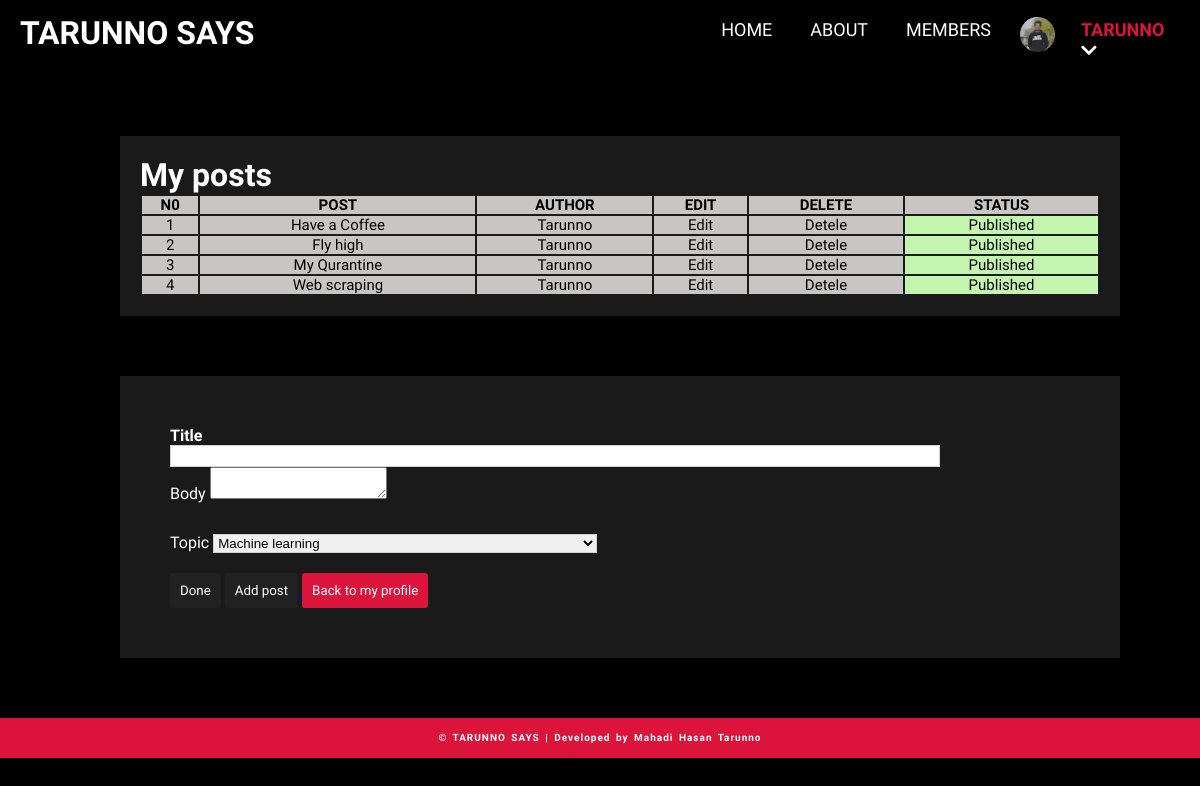
Screenshot of /profile_edit.php (signed in) with the database file from the repository.
### tables this page shows
CREATE TABLE `posts` (
  `id` int(11) NOT NULL,
  `user_id` int(11) NOT NULL,
  `title` varchar(40) NOT NULL,
  `image` varchar(256) NOT NULL,
  `body` text NOT NULL,
  `published` tinyint(4) NOT NULL,
  `created_at` datetime NOT NULL DEFAULT current_timestamp(),
  `topics` varchar(256) NOT NULL,
  `trending` tinyint(11) NOT NULL,
  `sum_rating` bigint(11) NOT NULL,
  `rated_users` bigint(11) NOT NULL
);

CREATE TABLE `users` (
  `id` int(11) NOT NULL,
  `admin` tinyint(4) NOT NULL,
  `username` varchar(256) NOT NULL,
  `email` varchar(256) NOT NULL,
  `password` varchar(256) NOT NULL,
  `users_create_time` timestamp NOT NULL DEFAULT current_timestamp(),
  `profile_img_status` varchar(256) NOT NULL
);

### includes/db.inc.php (called while the page is built, shortened)
<?php
	require 'connect.inc.php';
	function stmt_excute($sql, $data){
		global $con;
		$stmt = mysqli_stmt_init($con);
		if(!mysqli_stmt_prepare($stmt, $sql)){
			echo $stmt->error;
		}
		$values = array_values($data);
		$type = str_repeat('s', count($values));
		mysqli_stmt_bind_param($stmt, $type, ...$values);
		mysqli_stmt_execute($stmt);
		$result = mysqli_stmt_get_result($stmt);
		return $result;
	}
	function selectAll($table, $conditions = []){
		global $con;
		$sql = "SELECT * FROM $table";
		if(empty($conditions)){
			$stmt = mysqli_stmt_init($con);
			mysqli_stmt_prepare($stmt, $sql);
			mysqli_stmt_execute($stmt);
			$result = mysqli_stmt_get_result($stmt);
			return $result;
		}
		else{
			$i = 0;
			foreach ($conditions as $key => $value) {
				if($i === 0){
					$sql = $sql . " WHERE $key=?";
				}else{
					$sql = $sql . " AND $key=?";
				}
				$i++;
			}
			$sql = $sql . ';';
			$result = stmt_excute($sql, $conditions);
			return $result;
		}
	}
	function selectOne($table, $conditions){
		$sql = "SELECT * FROM $table";
		$i = 0;
		foreach ($conditions as $key => $value) {
			if($i === 0){
				$sql = $sql . " WHERE $key=?";
			}else{
				$sql = $sql . " AND $key=?";
			}
			$i++;
		}
		$sql = $sql . ' LIMIT 1;';
		$result = stmt_excute($sql, $conditions);
		return $result;
	}

### includes/profile_posts.inc.php (called while the page is built, shortened)
<?php
	$topic = selectAll('topics');
	$posts = selectAll('posts', ['user_id' => $_SESSION['id']]);
	$title = '';

### profile_edit.php (the view, shortened to what this page needs)
<?php include 'includes/profile_posts.inc.php';
?>
<!DOCTYPE html>
<html lang="en" dir="ltr">
	<head>
        <link rel="stylesheet" href="https://cdnjs.cloudflare.com/ajax/libs/font-awesome/5.7.2/css/all.min.css"  />
        <link rel="stylesheet" href="css/index.css">
		<link rel="stylesheet" href="css/profile_eidt.css">
	</head>
	<body>
		<header>
			<div class="logo">
				<h1 class="logo-text"> TARUNNO <span> SAYS</span> </h1>
			</div>
			<ul class="nav">
				<li> <a href="index.php">HOME</a></li>
				<li> <a href="#">ABOUT</a> </li>
				<li> <a href="members.php">MEMBERS</a> </li>
				<li id="user2">
					<?php
						if($_SESSION['profile_img_status'] == 1){
							echo '<div class="profile-pic" style="
								background-image: url(uploads/profile'.$_SESSION['id'].'.jpg);
								background-size: cover;
								backgroud-position: center; ">
							</div>';
						}
						else{
							echo '<div class="profile-pic" style="
								background-image: url(uploads/Default.png);
								background-size: cover;
								beckgroud-position: center; ">
							</div>';
						}
					?>
					<a href="#" class="username" style="color: crimson; text-transform: uppercase; font-weight: bold;">
						<?php echo $_SESSION['username']; ?>
						<i class='fa fa-chevron-down' id="right2"></i>
					</a>
				</li>
			</ul>
		</header>
		<?php
		echo '<div class="profile-container">';
		echo '<div class="profile-container-mini">';
				echo '<table>
				<h1> My posts </h1>
					<thead>
						<th>N0</th>
						<th>POST</th>
						<th>AUTHOR</th>
						<th>EDIT</th>
						<th>DELETE</th>
						<th>STATUS</th>
					</thead>
					<tbody>';
								$i = 1;
								while($row = mysqli_fetch_assoc($posts)){
									$user = selectOne('users', ['id' => $row['user_id']]);
									$user_name = mysqli_fetch_assoc($user);
									echo '<tr><td>'.$i.'</td>
									<td>'.$row['title'].'</td>
									<td>'.$user_name['username'].'</td>
									<td> <a href="profile_edit.php?id='.$row['id'].'" class="edit"> Edit</a> </td>
									<td> <a href="profile_edit.php?del_id='.$row['id'].'" class="detele">Detele</a> </td>';
									if($row['published'] == 0){
										echo '<td style="background-color: #f2a2a2;"> Unpublished </td></tr>';
									} else {
										echo '<td style="background-color: #c4f5ae;"> Published</td></tr>';
									}
									$i++;
								}
					echo '</tbody>
				</table>';
			echo '</div>';
			echo '<div class="profile-container-mini">';
			echo '<form action="profile_edit.php" method="post">
				<p>Title</p> <input type="text" name="title" id="title" value="'.$title.'">
				<input type="hidden" name="id" value="'.$id.' ?>">
				<input type="hidden" name="user_id" value="'.$user_id.'">
				<input type="hidden" name="published" value="'.$published.'">
				<div class="body-text">
					<label>Body</label>
					<textarea name="body" id="editorx">'.$body.'</textarea>
					<script>
					ClassicEditor.create(document.querySelector("#editorx")).catch(
						(error) => {
							console.error(error);
						}
					);
					</script>
				</div>
				<div class="post-image">
						<input type="hidden" name="image" placeholder="Choose a image" value="'.$image.'">
				</div>
				<div>
					<label>Topic</label>
					<select class="select-topic" name="topics">';
							while($row = mysqli_fetch_assoc($topic)){
								echo ' <option value="'.$row['title'].'"> '.$row['title'].'</option>';
							}
					echo '</select>
				</div>
				<div class="submit-btn">
					<button type="submit" name="edit-submit" class="create-btn">Done</button>
					<button type="button"> <a href="profile.php"> Add post </button>
					<button type="button" style="background-color: crimson;"> <a href="profile.php"> Back to my profile </button>
				</div>
			</form>';
			echo '</div>';
		echo '</div>';
    ?>
	<div class="footer">
		<div class="footer-bottom">
			&copy; TARUNNO SAYS | Developed by Mahadi Hasan Tarunno
		</div>
	</div>
	</body>
</html>

### css/index.css (style rules this page uses)
* { padding: 0; margin: 0; }
.logo-text { margin-left: 20px; }
body { height: 100%; overflow-x: hidden; background-color: black; }
header { background-color: transparent; height: 66px; }
header * { font-family: 'Saira Condensed', sans-serif; color: #fff; }
header .logo { line-height: 66px; float: left; }
header ul { display: block; float: right; list-style: none; margin-right: 10px; }
header ul li { float: left; position: relative; }
header ul li a { display: block; text-decoration: none; padding: 19px; font-size: 18px; }
#user2 { width: 180px; }
#right2 { transition: .5s; }
.profile-pic { margin-top: 17px; margin-left: 10px; float: left; height: 35px; width: 35px; border-radius: 20px; }
.username { float: right; width: 90px; }
.post-image { margin-right: 20px; height: 200px; width: 200px; float: left; border-radius: 8px; }
.footer { font-family: 'Saira Condensed', sans-serif; float: left; width: 100%; background-color: #000000; color: #949292; height: 350px; margin-top: 20px; position: relative; }
.footer .footer-bottom { background-color: crimson; color: white; font-weight: bold; height: 40px; line-height: 40px; text-align: center; position: absolute; bottom: 0px; width: 100%; letter-spacing: 1px; word-spacing: 2px; }

### css/profile_eidt.css (style rules this page uses)
body { width: 100%; font-family: 'Saira Condensed', sans-serif; height: 100%; }
button { color: #fff; }
.profile-container { height: 100%; background-color: #1a1a1a; width: 80%; margin: 40px auto; color: white; }
.profile-container-mini { height: 100%; float: left; padding: 20px; width: 100%; background-color: #1a1a1a; margin-top: 30px; margin-bottom: 30px; }
.profile-container-mini form { margin: 30px; float: left; width: 80%; }
.profile-container-mini p { font-weight: bold; }
input[type='text'] { border: 1px solid lightgray; color: #111; }
.profile-container-mini #title { width: 100%; height: 20px; }
button { border: none; padding: 10px; background-color: #212121; color: #fff; border-radius: 3px; }
.profile-container-mini .post-image { margin-top: 0px; margin-bottom: 0px; width: 100%; height: 30px; }
.profile-container-mini .select-topic { border: 1px solid lightgray; width: 50%; }
table { text-align: center; width: 100%; min-height: 100px; }
table a { text-decoration: none; color: black; }
td, th { font-size: 15px; background-color: #c9c5c5; color: black; }
.create-btn { font-family: 'Saira Condensed', sans-serif; margin-top: 20px; }
.submit-btn { width: 100%; }
button a { font-family: 'Saira Condensed', sans-serif; color: #fff; text-decoration: none; }
.footer { display: block; height: 0px; margin-top: 0px; position: relative; bottom: 0px; }
.footer .footer-bottom { display: block; height: 40px; font-size: 10px; line-height: 40px; text-align: center; position: relative; bottom: 0px; width: 100%; margin-top: 30px; }

### rows the page displays
posts: title "Have a Coffee", user.username "Tarunno", published "Published"
posts: title "Fly high", user.username "Tarunno", published "Published"
posts: title "My Qurantine", user.username "Tarunno", published "Published"
posts: title "Web scraping", user.username "Tarunno", published "Published"

### other values shown
$_SESSION['username'] "TARUNNO"
form field topics "Machine learning"
